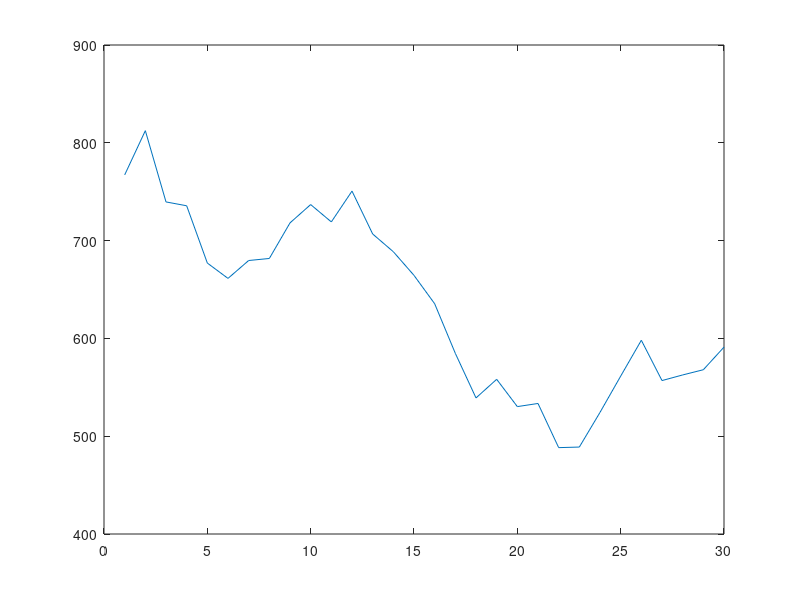

Recreate this plot in MATLAB.
vol=0.05; %volatility of stock (beta)
prc=778;  %current price of stock
hr=30;    %time span in days
plt=zeros(1,hr);

for x=1:hr
    fprc=prc*(1+norminv(rand(),0,vol));
    mean=fprc;
for i=1:1000
    fprc(i)=mean*(1+norminv(rand(),0,vol));
end
mean=sum(fprc)/1000;
plt(x)=mean;
prc=mean;
end

low=min(fprc)
plot(plt);
max=max(plt)
median=median(fprc)
dev=std(fprc)
